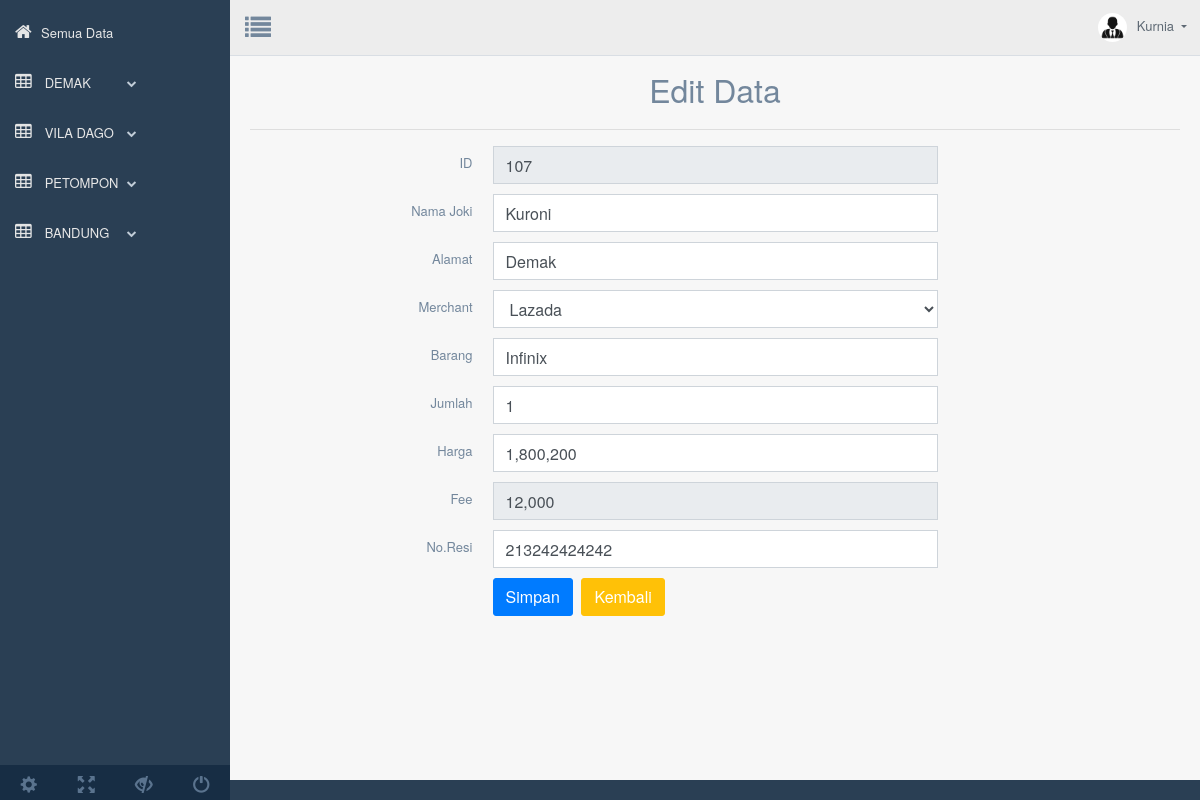
The app's page /web_page/index_data.php?page=rvs_demak_user&id=107 (signed in) with its own data.
### tables this page shows
CREATE TABLE `users` (
  `user_id` bigint(20) NOT NULL,
  `nama_lengkap` text NOT NULL,
  `email` varchar(100) NOT NULL,
  `password` varchar(255) NOT NULL,
  `bank` varchar(255) DEFAULT NULL,
  `no_akun` text DEFAULT NULL,
  `nm_akun` varchar(255) DEFAULT NULL,
  `ovo` text DEFAULT NULL,
  `gopay` text DEFAULT NULL,
  `dana` text DEFAULT NULL,
  `date` timestamp NOT NULL DEFAULT current_timestamp() ON UPDATE current_timestamp()
);

CREATE TABLE `hasiltembak` (
  `id` int(11) NOT NULL,
  `joki` varchar(255) NOT NULL,
  `nmalamat` varchar(255) NOT NULL,
  `merchant` varchar(255) NOT NULL,
  `barang` varchar(255) NOT NULL,
  `jumlah` varchar(255) NOT NULL,
  `harga` varchar(255) NOT NULL,
  `fee` varchar(250) NOT NULL,
  `resi` varchar(255) NOT NULL
);

### web_page/functions.php (called while the page is built, shortened)
<?php
function check_login($con)
{
	if(isset($_SESSION['user_id']))
	{
		$id = $_SESSION['user_id'];
		$query = "select * from users where user_id = '$id' limit 1";
		$result = mysqli_query($con,$query);
		if($result && mysqli_num_rows($result) > 0)
		{
			$user_data = mysqli_fetch_assoc($result);
			return $user_data;
		}
	}
	die;
}

### web_page/revisi_data/1_demak/edi_demak_user.php (the view, shortened to what this page needs)
<?php include('../../konek_all_dt.php'); ?>
	<div class="container" style="margin-top:20px">
		<center><font size="6">Edit Data</font></center>
		<hr>
		<?php
		if(isset($_GET['id'])){
			$id = $_GET['id'];
			$select = mysqli_query($koneksi, "SELECT * FROM hasiltembak WHERE id='$id'") or die(mysqli_error($koneksi));
			if(mysqli_num_rows($select) == 0){
				echo '<div class="alert alert-warning">ID tidak ada dalam database.</div>';
				exit();
			}else{
				$data = mysqli_fetch_assoc($select);
			}
		}
		?>
		<form action="index_data.php?page=rvs_demak_user&id=<?php echo $id; ?>" method="post">
			<div class="item form-group">
				<label class="col-form-label col-md-3 col-sm-3 label-align">ID</label>
				<div class="col-md-6 col-sm-6">
					<input type="text" name="id" class="form-control" size="4" value="<?php echo $data['id']; ?>" readonly required>
				</div>
			</div>
			<div class="item form-group">
				<label class="col-form-label col-md-3 col-sm-3 label-align">Nama Joki</label>
				<div class="col-md-6 col-sm-6">
					<input type="text" name="joki" class="form-control" value="<?php echo $data['joki']; ?>" required>
				</div>
			</div>
			<div class="item form-group">
				<label class="col-form-label col-md-3 col-sm-3 label-align">Alamat</label>
				<div class="col-md-6 col-sm-6">
					<input type="text" name="alamat" class="form-control" value="<?php echo $data['nmalamat']; ?>" required>
				</div>
			</div>
			<div class="item form-group">
				<label class="col-form-label col-md-3 col-sm-3 label-align">Merchant</label>
				<div class="col-md-6 col-sm-6">
					<select name="merchant" class="form-control" required>
						<option value="Lazada" <?php if($data['merchant'] == 'Lazada'){ echo 'selected'; } ?>>Lazada</option>
					</select>
				</div>
			</div>
			<div class="item form-group">
				<label class="col-form-label col-md-3 col-sm-3 label-align">Barang</label>
				<div class="col-md-6 col-sm-6">
					<input type="text" name="barang" class="form-control" value="<?php echo $data['barang']; ?>" required>
				</div>
			</div>
			<div class="item form-group">
				<label class="col-form-label col-md-3 col-sm-3 label-align">Jumlah</label>
				<div class="col-md-6 col-sm-6">
					<input type="text" name="jumlah" class="form-control" value="<?php echo $data['jumlah']; ?>" required>
				</div>
			</div>
			<div class="item form-group">
				<label class="col-form-label col-md-3 col-sm-3 label-align">Harga</label>
				<div class="col-md-6 col-sm-6">
					<input type="text" name="harga" class="form-control" value="<?php echo $data['harga']; ?>" required>
				</div>
			</div>
			<div class="item form-group">
				<label class="col-form-label col-md-3 col-sm-3 label-align">Fee</label>
				<div class="col-md-6 col-sm-6">
					<input type="text" name="fee" class="form-control" value="<?php echo $data['fee']; ?>" readonly required>
				</div>
			</div>
			<div class="item form-group">
				<label class="col-form-label col-md-3 col-sm-3 label-align">No.Resi</label>
				<div class="col-md-6 col-sm-6">
					<input type="text" name="resi" class="form-control" value="<?php echo $data['resi']; ?>" required>
				</div>
			</div>
			<div class="item form-group">
				<div class="col-md-6 col-sm-6 offset-md-3">
					<input type="submit" name="submit" class="btn btn-primary" value="Simpan">
					<a href="index_data.php?page=tmp_rvs_demak" class="btn btn-warning">Kembali</a>
				</div>
			</div>
		</form>
	</div>

### web_page/index_data.php (shortened to what this page needs)
<?php
include ("konek_all_dt.php");
 ?>
<?php
	include("konek_login.php");
	include("functions.php");
	$user_data = check_login($con);
?>
<!DOCTYPE html>
<html lang="en">
  <head>
    <link href="assets/bootstrap/dist/css/bootstrap.min.css" rel="stylesheet">
    <link href="assets/font-awesome/css/font-awesome.min.css" rel="stylesheet">
    <link href="assets/nprogress/nprogress.css" rel="stylesheet">
    <link href="assets/iCheck/skins/flat/green.css" rel="stylesheet">
    <link href="assets/bootstrap-progressbar/css/bootstrap-progressbar-3.3.4.min.css" rel="stylesheet">
    <link href="assets/css/custom.min.css" rel="stylesheet">
  </head>
  <body class="nav-md">
    <div class="container body">
      <div class="main_container">
        <div class="col-md-3 left_col">
          <div class="left_col scroll-view">
            <div class="navbar nav_title" style="border: 0;">
              <div id="sidebar-menu" class="main_menu_side hidden-print main_menu">
                <div class="menu_section">
                  <ul class="nav side-menu">
                    <li>
                    <a href="index_data.php?page=tmp_utama"><i class="fa fa-home"></i>Semua Data<span class="fa fa-chevron"></span></a>
                    </li>
                    <li><a href="#"><i class="fa fa-table"></i> DEMAK <span class="fa fa-chevron-down"></span></a>
                    </li>
                    <li><a href="#"><i class="fa fa-table"></i> VILA DAGO <span class="fa fa-chevron-down"></span></a>
                    </li>
                    <li><a href="#"><i class="fa fa-table"></i> PETOMPON <span class="fa fa-chevron-down"></span></a>
                    </li>
                    <li><a href="#"><i class="fa fa-table"></i> BANDUNG <span class="fa fa-chevron-down"></span></a>
                    </li>
                  </ul>
                </div>
              </div>
            </div>
            <br />
            <div class="sidebar-footer hidden-small">
              <a data-toggle="tooltip" data-placement="top" title="Settings" href="#">
                <span class="glyphicon glyphicon-cog" aria-hidden="true"></span>
              </a>
              <a data-toggle="tooltip" data-placement="top" title="FullScreen" href="#">
                <span class="glyphicon glyphicon-fullscreen" aria-hidden="true"></span>
              </a>
              <a data-toggle="tooltip" data-placement="top" title="Lock" href="#">
                <span class="glyphicon glyphicon-eye-close" aria-hidden="true"></span>
              </a>
              <a data-toggle="tooltip" data-placement="top" title="Logout" href="#">
                <span class="glyphicon glyphicon-off" aria-hidden="true"></span>
              </a>
            </div>
          </div>
        </div>
        <div class="top_nav">
          <div class="nav_menu">
              <div class="nav toggle">
                <a id="menu_toggle"><i class="fa fa-list"></i></a>
              </div>
              <nav class="nav navbar-nav">
              <ul class=" navbar-right">
                <li class="nav-item dropdown open" >
                  <a href="#" class="user-profile dropdown-toggle" aria-haspopup="true" id="navbarDropdown" data-toggle="dropdown" aria-expanded="false">
                    <img src='assets/images/ft_profile.jpg'><?php echo $user_data['nama_lengkap'];?>
                  </a>
                </li>
              </ul>
            </nav>
          </div>
        </div>
        <div class="right_col" role="main">
      <?php
      $queries = array();
      parse_str($_SERVER['QUERY_STRING'], $queries);
      switch ($queries['page']) {
        case 'rvs_demak_user':
          include 'revisi_data/1_demak/edi_demak_user.php';
          break;
        }
        ?>
        </div>
      </div>
    </div>
  </body>
</html>

### records on screen
users: nama_lengkap "Kurnia"
hasiltembak: id "107", joki "Kuroni", alamat "Demak", merchant "Lazada", barang "Infinix", jumlah "1", harga "1,800,200", fee "12,000", resi "213242424242"
